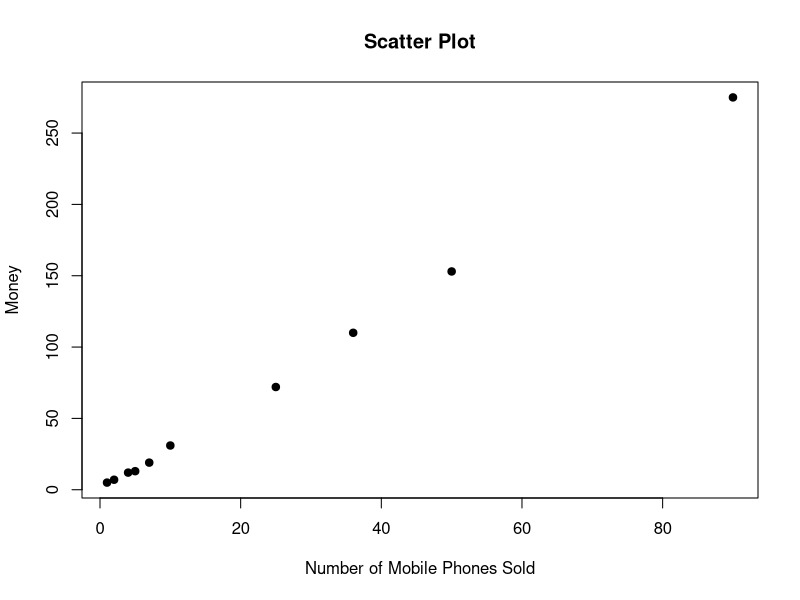

Write the R code that produced this figure.
x <- c(4,1,5,7,10,2,50,25,90,36)
y <- c(12,5,13,19,31,7,153,72,275,110)
plot(x, y,
     main="Scatter Plot",
     xlab="Number of Mobile Phones Sold",
     ylab="Money",
     pch=19)
